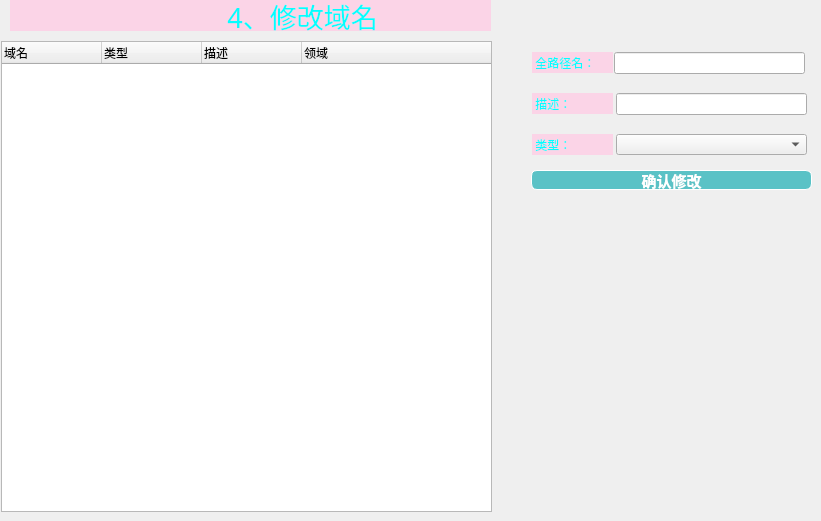
    <widget class="QWidget" name="page_4">
     <property name="styleSheet">
      <string notr="true"/>
     </property>
     <widget class="QLabel" name="label_5">
      <property name="geometry">
       <rect>
        <x>10</x>
        <y>0</y>
        <width>481</width>
        <height>31</height>
       </rect>
      </property>
      <property name="font">
       <font>
        <family>Microsoft New Tai Lue</family>
        <pointsize>20</pointsize>
        <italic>false</italic>
        <bold>false</bold>
       </font>
      </property>
      <property name="styleSheet">
       <string notr="true">color: qlineargradient(spread:pad, x1:0, y1:0, x2:1, y2:0, stop:0 rgba(0, 0, 0, 255), stop:1 rgba(255, 255, 255, 255));
color: rgba(0, 255, 255, 250);
background-color: rgb(251, 212, 231);
font: 20pt &quot;Microsoft New Tai Lue&quot;;</string>
      </property>
      <property name="text">
       <string>                               4、修改域名</string>
      </property>
     </widget>
     <widget class="QTreeWidget" name="treeWidget_4">
      <property name="geometry">
       <rect>
        <x>1</x>
        <y>41</y>
        <width>491</width>
        <height>471</height>
       </rect>
      </property>
      <column>
       <property name="text">
        <string>域名</string>
       </property>
      </column>
      <column>
       <property name="text">
        <string>类型</string>
       </property>
      </column>
      <column>
       <property name="text">
        <string>描述</string>
       </property>
      </column>
      <column>
       <property name="text">
        <string>领域</string>
       </property>
      </column>
     </widget>
     <widget class="QPushButton" name="PB_modifyConfirm">
      <property name="geometry">
       <rect>
        <x>531</x>
        <y>170</y>
        <width>281</width>
        <height>20</height>
       </rect>
      </property>
      <property name="styleSheet">
       <string notr="true">QPushButton {
	border: 0.5px solid white;
	border-radius: 6px;
	background-color: rgb(90, 194, 198);
	min-width: 80px;
	font-family: &quot;Times New Roman&quot;;
	font-size: 11pt;
	font-weight: bold;
	color: white;
}

QPushButton:hover {
	border: 0.5px solid white;
	border-radius: 6px;
	background-color: #1fab89;
	min-width: 80px;
	font-family: &quot;Times New Roman&quot;;
	font-size: 10pt;
	font-weight: bold;
	color: white;
}</string>
      </property>
      <property name="text">
       <string>确认修改</string>
      </property>
     </widget>
     <widget class="QLineEdit" name="lineEdit_2">
      <property name="geometry">
       <rect>
        <x>614</x>
        <y>52</y>
        <width>191</width>
        <height>22</height>
       </rect>
      </property>
     </widget>
     <widget class="QLabel" name="label_8">
      <property name="geometry">
       <rect>
        <x>532</x>
        <y>52</y>
        <width>81</width>
        <height>21</height>
       </rect>
      </property>
      <property name="styleSheet">
       <string notr="true">color: qlineargradient(spread:pad, x1:0, y1:0, x2:1, y2:0, stop:0 rgba(0, 0, 0, 255), stop:1 rgba(255, 255, 255, 255));
color: rgba(0, 255, 255, 250);
background-color: rgb(251, 212, 231);
font: 15pt &quot;Microsoft New Tai Lue&quot;;</string>
      </property>
      <property name="text">
       <string> 全路径名：</string>
      </property>
     </widget>
     <widget class="QLabel" name="label_des">
      <property name="geometry">
       <rect>
        <x>532</x>
        <y>93</y>
        <width>81</width>
        <height>21</height>
       </rect>
      </property>
      <property name="styleSheet">
       <string notr="true">color: qlineargradient(spread:pad, x1:0, y1:0, x2:1, y2:0, stop:0 rgba(0, 0, 0, 255), stop:1 rgba(255, 255, 255, 255));
color: rgba(0, 255, 255, 250);
background-color: rgb(251, 212, 231);
font: 15pt &quot;Microsoft New Tai Lue&quot;;</string>
      </property>
      <property name="text">
       <string> 描述：</string>
      </property>
     </widget>
     <widget class="QLineEdit" name="des1">
      <property name="geometry">
       <rect>
        <x>616</x>
        <y>93</y>
        <width>191</width>
        <height>22</height>
       </rect>
      </property>
     </widget>
     <widget class="QComboBox" name="comboBox_modify">
      <property name="geometry">
       <rect>
        <x>616</x>
        <y>134</y>
        <width>191</width>
        <height>21</height>
       </rect>
      </property>
      <item>
       <property name="text">
        <string/>
       </property>
      </item>
      <item>
       <property name="text">
        <string>网络</string>
       </property>
      </item>
      <item>
       <property name="text">
        <string>教育</string>
       </property>
      </item>
      <item>
       <property name="text">
        <string>科技</string>
       </property>
      </item>
      <item>
       <property name="text">
        <string>社交</string>
       </property>
      </item>
      <item>
       <property name="text">
        <string>商务</string>
       </property>
      </item>
      <item>
       <property name="text">
        <string>广告</string>
       </property>
      </item>
      <item>
       <property name="text">
        <string>搜索</string>
       </property>
      </item>
      <item>
       <property name="text">
        <string>娱乐</string>
       </property>
      </item>
      <item>
       <property name="text">
        <string>电商</string>
       </property>
      </item>
      <item>
       <property name="text">
        <string>云计算</string>
       </property>
      </item>
      <item>
       <property name="text">
        <string>办公</string>
       </property>
      </item>
      <item>
       <property name="text">
        <string>开发</string>
       </property>
      </item>
      <item>
       <property name="text">
        <string>博客</string>
       </property>
      </item>
      <item>
       <property name="text">
        <string>设计</string>
       </property>
      </item>
      <item>
       <property name="text">
        <string>通信</string>
       </property>
      </item>
      <item>
       <property name="text">
        <string>云储存</string>
       </property>
      </item>
      <item>
       <property name="text">
        <string>时间管理</string>
       </property>
      </item>
      <item>
       <property name="text">
        <string>安全</string>
       </property>
      </item>
      <item>
       <property name="text">
        <string>网络安全</string>
       </property>
      </item>
      <item>
       <property name="text">
        <string>音乐</string>
       </property>
      </item>
      <item>
       <property name="text">
        <string>视频</string>
       </property>
      </item>
      <item>
       <property name="text">
        <string>支付</string>
       </property>
      </item>
      <item>
       <property name="text">
        <string>协作</string>
       </property>
      </item>
      <item>
       <property name="text">
        <string>会议</string>
       </property>
      </item>
      <item>
       <property name="text">
        <string>旅行</string>
       </property>
      </item>
      <item>
       <property name="text">
        <string>票务</string>
       </property>
      </item>
      <item>
       <property name="text">
        <string>团购</string>
       </property>
      </item>
      <item>
       <property name="text">
        <string>摄影</string>
       </property>
      </item>
      <item>
       <property name="text">
        <string>生活</string>
       </property>
      </item>
      <item>
       <property name="text">
        <string>问答</string>
       </property>
      </item>
      <item>
       <property name="text">
        <string>新闻</string>
       </property>
      </item>
      <item>
       <property name="text">
        <string>开源软件</string>
       </property>
      </item>
      <item>
       <property name="text">
        <string>网络基础设施</string>
       </property>
      </item>
      <item>
       <property name="text">
        <string>医学研究</string>
       </property>
      </item>
      <item>
       <property name="text">
        <string>版权许可</string>
       </property>
      </item>
      <item>
       <property name="text">
        <string>出版</string>
       </property>
      </item>
      <item>
       <property name="text">
        <string>倡导</string>
       </property>
      </item>
      <item>
       <property name="text">
        <string>隐私保护</string>
       </property>
      </item>
      <item>
       <property name="text">
        <string>直播</string>
       </property>
      </item>
     </widget>
     <widget class="QLabel" name="label_9">
      <property name="geometry">
       <rect>
        <x>532</x>
        <y>134</y>
        <width>81</width>
        <height>21</height>
       </rect>
      </property>
      <property name="styleSheet">
       <string notr="true">color: qlineargradient(spread:pad, x1:0, y1:0, x2:1, y2:0, stop:0 rgba(0, 0, 0, 255), stop:1 rgba(255, 255, 255, 255));
color: rgba(0, 255, 255, 250);
background-color: rgb(251, 212, 231);
font: 15pt &quot;Microsoft New Tai Lue&quot;;</string>
      </property>
      <property name="text">
       <string> 类型：</string>
      </property>
     </widget>
    </widget>
